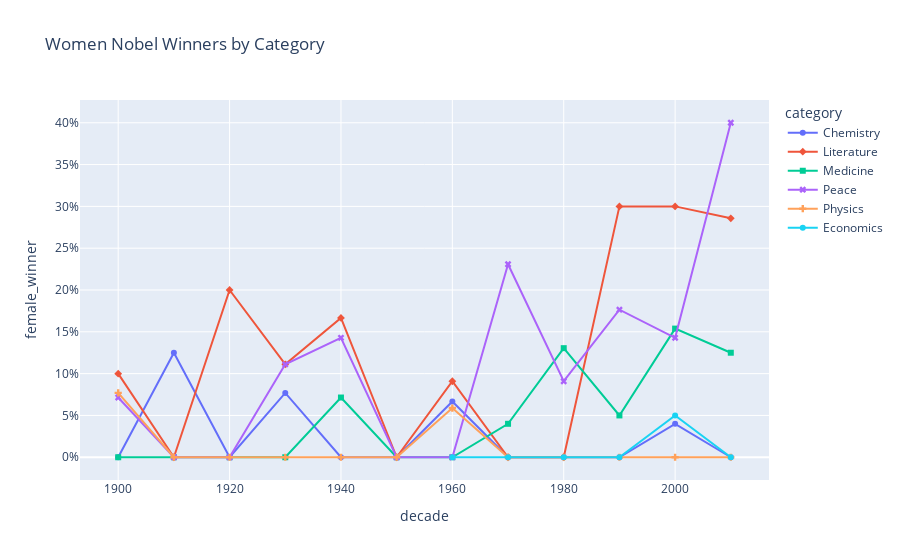

The cell this chart's notebook holds for it:
### Markdown cell above
## 5. What is the gender of a typical Nobel Prize winner?
<p>So the USA became the dominating winner of the Nobel Prize first in the 1930s and had kept the leading position ever since. But one group that was in the lead from the start are males. Maybe it shouldn't come as a shock that there is some imbalance between how many male and female prize winners there are, but how significant is this imbalance? And is it better or worse within specific prize categories like physics, medicine, literature, etc.?</p>

### Code cell
#female awardees visualisation by plotly
import plotly
plotly.offline.init_notebook_mode(connected=True)
import plotly.express as px

nobel['female_winner'] = nobel['sex'] == 'Female'
prop_female_winners = nobel.groupby(['decade', 'category'], as_index = False)['female_winner'].mean()
fig = px.line(prop_female_winners, x='decade', y='female_winner', color='category', symbol= 'category', title='Women Nobel Winners by Category')

fig.layout.yaxis.tickformat = ',.0%'
plotly.offline.iplot(fig)

### Figure 1 — Plotly figure (JSON) as saved in the notebook; plotly's stock layout.template omitted (floating-point values rounded to 4 significant figures)
{"data": [{"hovertemplate": "category=Chemistry<br>decade=%{x}<br>female_winner=%{y}<extra></extra>", "legendgroup": "Chemistry", "line": {"color": "#636efa", "dash": "solid"}, "marker": {"symbol": "circle"}, "mode": "lines+markers", "name": "Chemistry", "orientation": "v", "showlegend": true, "type": "scatter", "x": [1900, 1910, 1920, 1930, 1940, 1950, 1960, 1970, 1980, 1990, 2000, 2010], "xaxis": "x", "y": [0, 0.125, 0, 0.07692, 0, 0, 0.06667, 0, 0, 0, 0.04, 0], "yaxis": "y"}, {"hovertemplate": "category=Literature<br>decade=%{x}<br>female_winner=%{y}<extra></extra>", "legendgroup": "Literature", "line": {"color": "#EF553B", "dash": "solid"}, "marker": {"symbol": "diamond"}, "mode": "lines+markers", "name": "Literature", "orientation": "v", "showlegend": true, "type": "scatter", "x": [1900, 1910, 1920, 1930, 1940, 1950, 1960, 1970, 1980, 1990, 2000, 2010], "xaxis": "x", "y": [0.1, 0, 0.2, 0.1111, 0.1667, 0, 0.09091, 0, 0, 0.3, 0.3, 0.2857], "yaxis": "y"}, {"hovertemplate": "category=Medicine<br>decade=%{x}<br>female_winner=%{y}<extra></extra>", "legendgroup": "Medicine", "line": {"color": "#00cc96", "dash": "solid"}, "marker": {"symbol": "square"}, "mode": "lines+markers", "name": "Medicine", "orientation": "v", "showlegend": true, "type": "scatter", "x": [1900, 1910, 1920, 1930, 1940, 1950, 1960, 1970, 1980, 1990, 2000, 2010], "xaxis": "x", "y": [0, 0, 0, 0, 0.07143, 0, 0, 0.04, 0.1304, 0.05, 0.1538, 0.125], "yaxis": "y"}, {"hovertemplate": "category=Peace<br>decade=%{x}<br>female_winner=%{y}<extra></extra>", "legendgroup": "Peace", "line": {"color": "#ab63fa", "dash": "solid"}, "marker": {"symbol": "x"}, "mode": "lines+markers", "name": "Peace", "orientation": "v", "showlegend": true, "type": "scatter", "x": [1900, 1910, 1920, 1930, 1940, 1950, 1960, 1970, 1980, 1990, 2000, 2010], "xaxis": "x", "y": [0.07143, 0, 0, 0.1111, 0.1429, 0, 0, 0.2308, 0.09091, 0.1765, 0.1429, 0.4], "yaxis": "y"}, {"hovertemplate": "category=Physics<br>decade=%{x}<br>female_winner=%{y}<extra></extra>", "legendgroup": "Physics", "line": {"color": "#FFA15A", "dash": "solid"}, "marker": {"symbol": "cross"}, "mode": "lines+markers", "name": "Physics", "orientation": "v", "showlegend": true, "type": "scatter", "x": [1900, 1910, 1920, 1930, 1940, 1950, 1960, 1970, 1980, 1990, 2000, 2010], "xaxis": "x", "y": [0.07692, 0, 0, 0, 0, 0, 0.05882, 0, 0, 0, 0, 0], "yaxis": "y"}, {"hovertemplate": "category=Economics<br>decade=%{x}<br>female_winner=%{y}<extra></extra>", "legendgroup": "Economics", "line": {"color": "#19d3f3", "dash": "solid"}, "marker": {"symbol": "circle"}, "mode": "lines+markers", "name": "Economics", "orientation": "v", "showlegend": true, "type": "scatter", "x": [1960, 1970, 1980, 1990, 2000, 2010], "xaxis": "x", "y": [0, 0, 0, 0, 0.05, 0], "yaxis": "y"}], "layout": {"legend": {"title": {"text": "category"}, "tracegroupgap": 0}, "title": {"text": "Women Nobel Winners by Category"}, "xaxis": {"anchor": "y", "domain": [0, 1], "title": {"text": "decade"}}, "yaxis": {"anchor": "x", "domain": [0, 1], "tickformat": ",.0%", "title": {"text": "female_winner"}}}}
